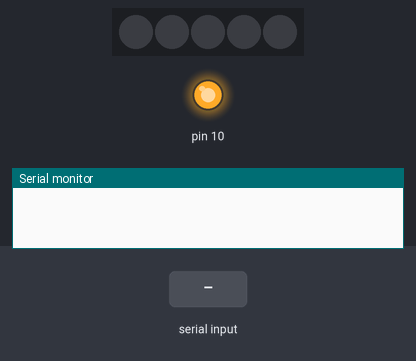
This sketch was run on a simulated Arduino Uno, built with avr-gcc and run on an emulated ATmega328P. Shown: 5 RGB LEDs in strip order, left to right, output pins drawn as LEDs (lit = HIGH), the last lines printed to the serial monitor. The test bench sets the inputs (shaded band). Dim RGB values are drawn brighter than linear.

Above: at 1.2 s.
1.3 s: "B" received over Serial
At 2.0 s:
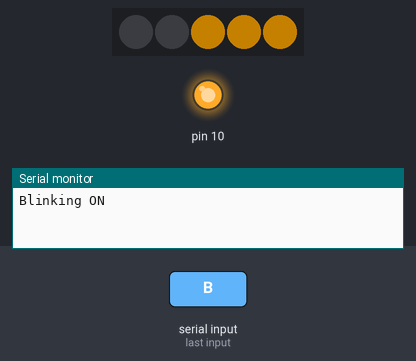
4.3 s: "R" received over Serial
At 5.6 s:
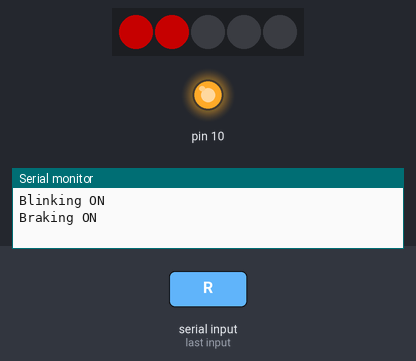
6.3 s: "D" received over Serial
7.8 s: "R" received over Serial
At 8.02 s:
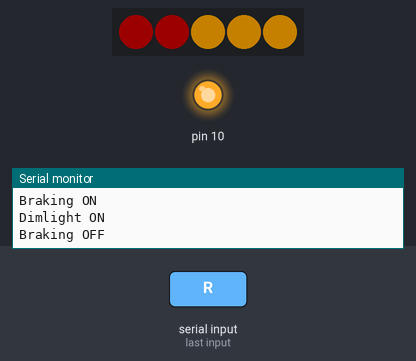
Timing chart, 0 to 10.7 s (numbered marks = the images above; inputs shaded):
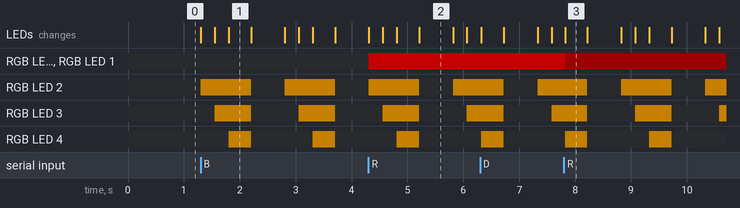

The sketch:

2_RearLight.ino
```cpp
#include <SPI.h>
#include <mcp2515.h>
#include "FastLED.h"

#define DATA_PIN 3
#define LED_TYPE WS2812B
#define COLOR_ORDER GRB
#define NUM_LEDS 5
#define BRIGHTNESS 96

int ledsDimLight[] = {0, 1};
int ledsBrakeLight[] = {0, 1};
int ledsBlinker[] = {2, 3, 4};

bool dimlight = false;
bool is_braking = false;
bool is_blinking = false;

bool state_dimlight = false;
bool state_brakelight = false;
bool state_blinklight = false;

bool blink_cycle_started = false;
unsigned long currentMillis = 0;
unsigned long cycle_millis;
unsigned long timeDifference;

CRGB leds[NUM_LEDS];

struct can_frame canMsg;
MCP2515 mcp2515(10);

void showProgramCleanUp() {
  for (int i = 0; i < NUM_LEDS; ++i) {
    leds[i] = CRGB::Black;
  }
  FastLED.show();
}

// switches off all LEDs
void showLightDim() {
  for(int i = 0; i < 2; i++) {
    if(dimlight && !is_braking){
      leds[ledsDimLight[i]] = CRGB::Red;
      leds[ledsDimLight[i]].maximizeBrightness(75);
      state_dimlight = true;
    }
    else if (!dimlight && !is_braking){
      leds[ledsDimLight[i]] = CRGB::Black;
      leds[ledsDimLight[i]].maximizeBrightness(75);
      state_dimlight = false;
    }

  }
  FastLED.show();
}

void showLightBrake() {
  for(int i = 0; i < 2; i++) {
    if(is_braking){
      leds[ledsDimLight[i]] = CRGB::Red;
      leds[ledsDimLight[i]].maximizeBrightness(255);
      state_brakelight = true;
    }
    else if (dimlight && !is_braking){
      leds[ledsDimLight[i]] = CRGB::Red;
      leds[ledsDimLight[i]].maximizeBrightness(75);
      state_brakelight = false;
    }
    else if (!dimlight && !is_braking){
      leds[ledsDimLight[i]] = CRGB::Black;
      leds[ledsDimLight[i]].maximizeBrightness(75);
      state_brakelight = false;
    }

  }
  FastLED.show();
}

void showLightBlink() {

  if(!blink_cycle_started){
    blink_cycle_started = true;
    cycle_millis = currentMillis;
  } else {
    timeDifference = currentMillis - cycle_millis;

    if(timeDifference > 0 && timeDifference < 100){
      leds[ledsBlinker[0]] = CRGB::Orange;
      FastLED.show();
    }
    if(timeDifference > 250 && timeDifference < 350){
      leds[ledsBlinker[1]] = CRGB::Orange;
      FastLED.show();
    }
    if(timeDifference > 500 && timeDifference < 600){
      leds[ledsBlinker[2]] = CRGB::Orange;
      FastLED.show();
    }
    if(timeDifference > 900){
      for(int i = 0; i < 3; i++) {
        leds[ledsBlinker[i]] = CRGB::Black;
      }
      FastLED.show();
    }
    if(timeDifference > 1500){
      blink_cycle_started = false;
    }
  }
}

void checkSerialInput() {
  if(Serial.available() > 0){
    char serialInput = Serial.read();

    if(serialInput == 'B'){
      if(is_blinking){
        Serial.println("Blinking OFF");
        is_blinking = false;
      } else {
        Serial.println("Blinking ON");
        is_blinking = true;
      }
    }
    else if(serialInput == 'R'){
      if(is_braking){
        Serial.println("Braking OFF");
        is_braking = false;
      } else {
        Serial.println("Braking ON");
        is_braking = true;
      }
    }
    else if(serialInput == 'D'){
      if(dimlight){
        Serial.println("Dimlight OFF");
        dimlight = false;
      } else {
        Serial.println("Dimlight ON");
        dimlight = true;
      }
    }
  }
}

void setup() {
  SPI.begin();
  Serial.begin(9600);

  FastLED.addLeds<LED_TYPE, DATA_PIN, COLOR_ORDER>(leds, NUM_LEDS).setCorrection(TypicalLEDStrip); // initializes LED strip
  FastLED.setBrightness(BRIGHTNESS);// global brightness

  mcp2515.reset();
  mcp2515.setBitrate(CAN_500KBPS,MCP_8MHZ); //Sets CAN at speed 500KBPS and Clock 8MHz
  mcp2515.setNormalMode();

  showProgramCleanUp();
}

// main program
void loop() {
  currentMillis = millis();
  checkSerialInput();

  if (mcp2515.readMessage(&canMsg) == MCP2515::ERROR_OK) // To receive data (Poll Read)
  {
     dimlight = canMsg.data[0];
     is_blinking = canMsg.data[2];

     Serial.println("Received data");
  }

  if(dimlight != state_dimlight){ showLightDim(); }

  if(is_braking != state_brakelight){ showLightBrake(); }

  if(is_blinking || blink_cycle_started){ showLightBlink(); }

}
```

Measured:
- after the input at 1.3 s, RGB LED 2: alternates RGB(96, 62, 0) for 0.90 s and off for 0.61 s, starting at once; RGB LED 3: alternates RGB(96, 62, 0) for 0.65 s and off for 0.85 s, starting after 0.25 s; RGB LED 4: alternates RGB(96, 62, 0) for 0.40 s and off for 1.1 s, starting after 0.50 s; the LEDs: first change at once (image 1 shows a later state)
- after the input at 4.3 s, the LEDs: change at once (image 2)
- what the display in image 1 shows lasts 0.4 s, from 1.8 s to 2.2 s
- what the display in image 2 shows lasts 0.6 s, from 5.2 s to 5.8 s
